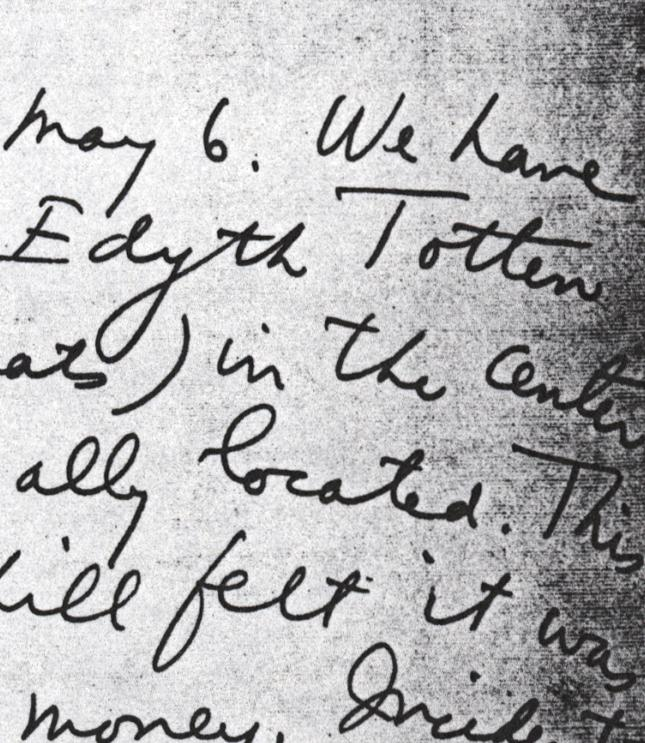
#> input picture DIBCO/Testset/image/DIBCO2011-001.bmp, 645 x 743 px, given in place of DIBCO2011-001.png, which was not available
$ python image_to_512.py ../Testset/image/DIBCO2011-001.bmp
#> lines starting #> are read from the running program, lines starting #| are printed output that depends on the picture; after the words box and inside, x2 and y2 are one past the last pixel; in counts of white or black regions, pixels touching at a corner belong together; pictures that were not available may be replaced by others from this repository, and a replacement may not be noted
### DIBCO/Base/tool_clean.py
import numpy as np
import cv2

# utils for binarization
IMG_EXTENSIONS = [
    '.jpg', '.JPG', '.jpeg', '.JPEG',
    '.png', '.PNG', '.bmp', '.BMP'
]


def check_is_image(file_name):
    return any(file_name.endswith(extension) for extension in IMG_EXTENSIONS)


# [275 lines left out: functions image_padding, getMedian, get_image_patch, get_image_patch_deep, not called in this run]

### DIBCO/Base/image_to_512.py
import os
import numpy as np
import cv2
from tool_clean import check_is_image, image_padding
import csv

# resize DIBCO train set image to 512
def main(argv=None):

    image_dir = ['./DIBCO/Trainset/image/', './DIBCO/Testset/image/']
    mask_dir = ['./DIBCO/Trainset/mask/', './DIBCO/Testset/mask/']

    imgh = 512
    imgw = 512
    reshape = (imgh, imgw)
    rotation = [0, 1, 2, 3]

    skip_resize_ratio = 6
    skip_max_length = 512
    padding_resize_ratio = 4

    image_save_dir = ['./DIBCO/DIBCO_resize_512/Trainset/image/', './DIBCO/DIBCO_resize_512/Testset/image/']
    mask_save_dir = ['./DIBCO/DIBCO_resize_512/Trainset/mask/', './DIBCO/DIBCO_resize_512/Testset/mask/']


    kernel = np.ones((5, 5), np.uint8)
    for image_dir, mask_dir, image_save_dir, mask_save_dir in zip(image_dir, mask_dir, image_save_dir, mask_save_dir):

        os.makedirs(image_save_dir, exist_ok=True)
        os.makedirs(mask_save_dir, exist_ok=True)
        image_list = os.listdir(image_dir)
        for image in image_list:
            if not check_is_image(image):
                print('not image', image)
                continue

            img_name = image.split('.')[0]
            # find and read mask file with gray
            if os.path.isfile(os.path.join(mask_dir, img_name + '.png')):
                mask = cv2.imread(os.path.join(mask_dir, img_name + '.png'), cv2.IMREAD_GRAYSCALE)
#> mask: shape (743, 645); min 0, max 255, mean 183.1
            elif os.path.isfile(os.path.join(mask_dir, img_name + '.bmp')):
                mask = cv2.imread(os.path.join(mask_dir, img_name + '.bmp'), cv2.IMREAD_GRAYSCALE)
            else:
                print('no mask')
                continue

            # there are few images that have a value (1 ~ 254)
            # bickley image has faint text
            mask[mask < 190] = 0
            mask[mask >= 190] = 255
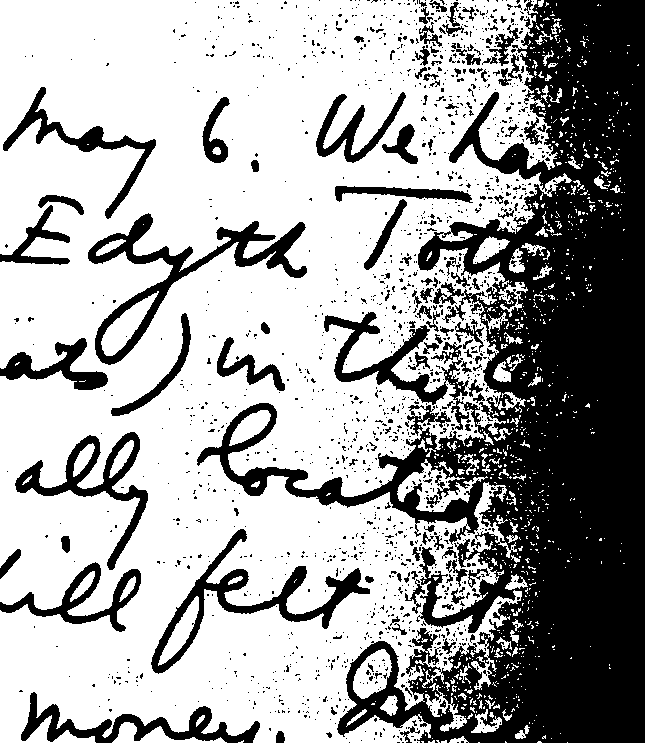
#> mask: shape (743, 645); 64.4% white; 1608 black regions (1482 under 20 px), largest, box (x1, y1, x2, y2) and area: (197, 0, 645, 743) 124799, (88, 213, 307, 365) 5928, (151, 529, 370, 674) 4737

            image = cv2.imread(os.path.join(image_dir, image))
#> image is the input picture: shape (743, 645, 3); mean B, G, R 184.1, 183.1, 183.3
            h, w = image.shape[:2]
#> h = 743; w = 645
            min_length = min(h, w)
#> min_length = 645
            max_length = max(h, w)
#> max_length = 743

            # pass global prediction
            if min_length * skip_resize_ratio < max_length or max_length < skip_max_length:
                continue

            if min_length * padding_resize_ratio < max_length:
                mask, _ = image_padding(mask, is_mask=True)
                image, _ = image_padding(image)

            print('processing the image:', img_name)

            image = cv2.resize(image, dsize=reshape, interpolation=cv2.INTER_NEAREST)
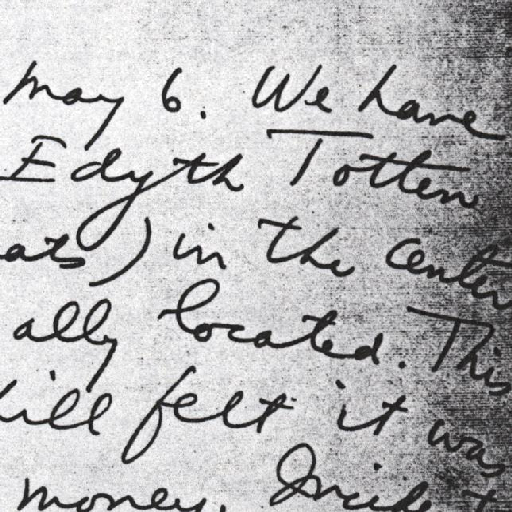
#> image: shape (512, 512, 3); mean B, G, R 184.3, 183.2, 183.5
            mask = cv2.resize(mask, dsize=reshape, interpolation=cv2.INTER_NEAREST)
#> mask: shape (512, 512); 64.5% white; 1160 black regions (1088 under 20 px), largest, box (x1, y1, x2, y2) and area: (157, 0, 512, 512) 66529, (70, 147, 244, 252) 3246, (120, 365, 294, 465) 2571
            mask = cv2.erode(mask, kernel, iterations=1)
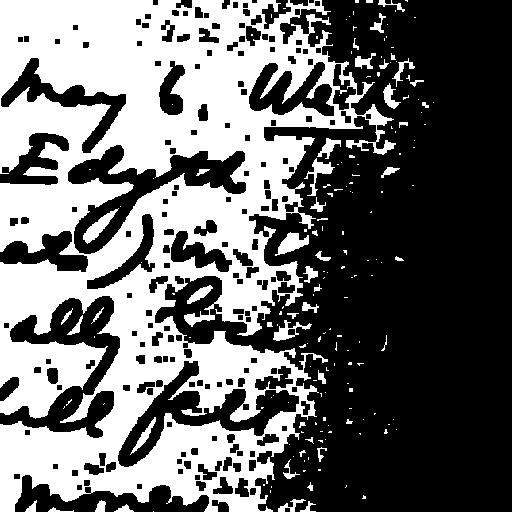
#> mask: shape (512, 512); 42% white; 180 white regions (130 under 20 px), largest, box (x1, y1, x2, y2) and area: (0, 0, 396, 512) 104849, (83, 208, 119, 244) 408, (275, 232, 309, 256) 404

            if 'test' in image_dir:
                cv2.imwrite('%s/%s.png' % (image_save_dir, img_name), image)
                cv2.imwrite('%s/%s.png' % (mask_save_dir, img_name), mask)
                continue

            for k in rotation:
                img_tmp = np.rot90(image, k)
                mask_tmp = np.rot90(mask, k)
                cv2.imwrite('%s/%s_r%d.png' % (image_save_dir, img_name, k), img_tmp)
                cv2.imwrite('%s/%s_r%d.png' % (mask_save_dir, img_name, k), mask_tmp)

            # vertical axis
            img_tmp = np.fliplr(image)
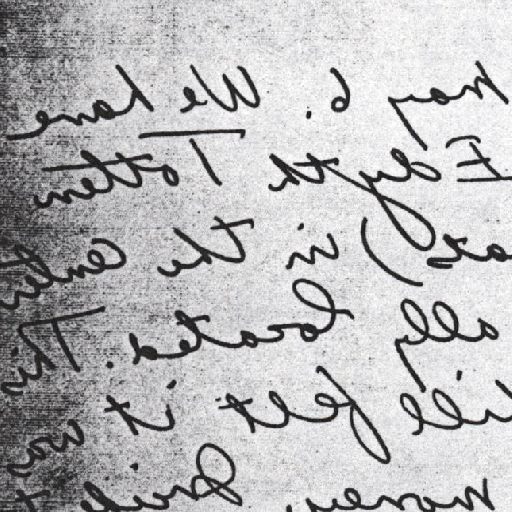
#> img_tmp: shape (512, 512, 3); mean B, G, R 184.3, 183.2, 183.5
            mask_tmp = np.fliplr(mask)
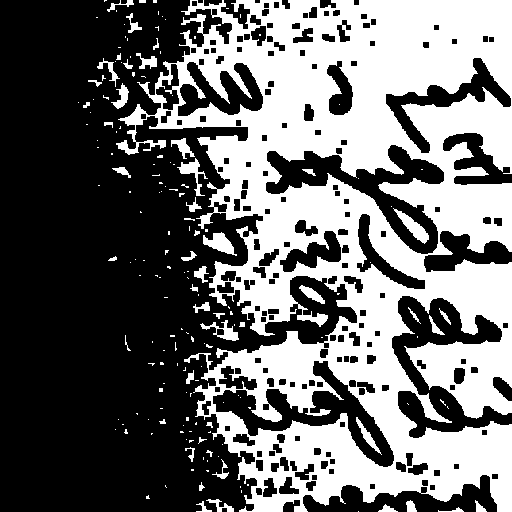
#> mask_tmp: shape (512, 512); 42% white; 180 white regions (130 under 20 px), largest, box (x1, y1, x2, y2) and area: (116, 0, 512, 512) 104849, (393, 208, 429, 244) 408, (203, 232, 237, 256) 404
            cv2.imwrite('%s/%s_v%d.png' % (image_save_dir, img_name, 0), img_tmp)
            cv2.imwrite('%s/%s_v%d.png' % (mask_save_dir, img_name, 0), mask_tmp)

            # horizontal axis
            img_tmp = np.flipud(image)
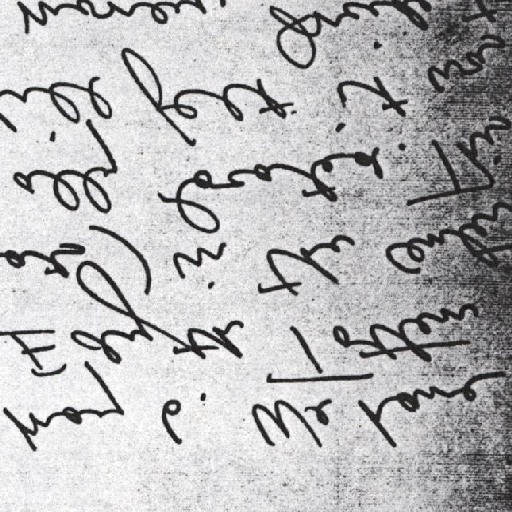
#> img_tmp: shape (512, 512, 3); mean B, G, R 184.3, 183.2, 183.5
            mask_tmp = np.flipud(mask)
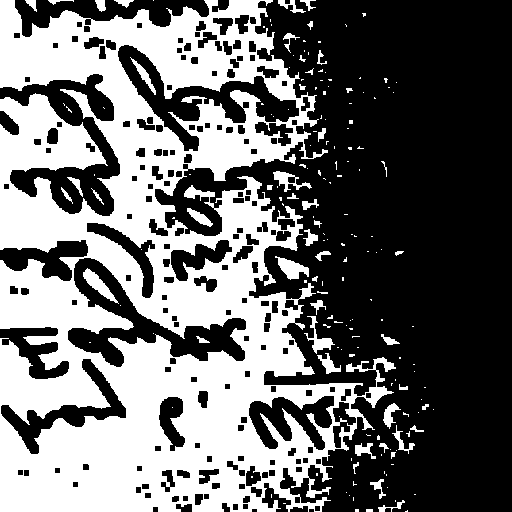
#> mask_tmp: shape (512, 512); 42% white; 180 white regions (130 under 20 px), largest, box (x1, y1, x2, y2) and area: (0, 0, 396, 512) 104849, (83, 268, 119, 304) 408, (275, 256, 309, 280) 404
            cv2.imwrite('%s/%s_h%d.png' % (image_save_dir, img_name, 0), img_tmp)
            cv2.imwrite('%s/%s_h%d.png' % (mask_save_dir, img_name, 0), mask_tmp)

if __name__ == '__main__':
    main()
